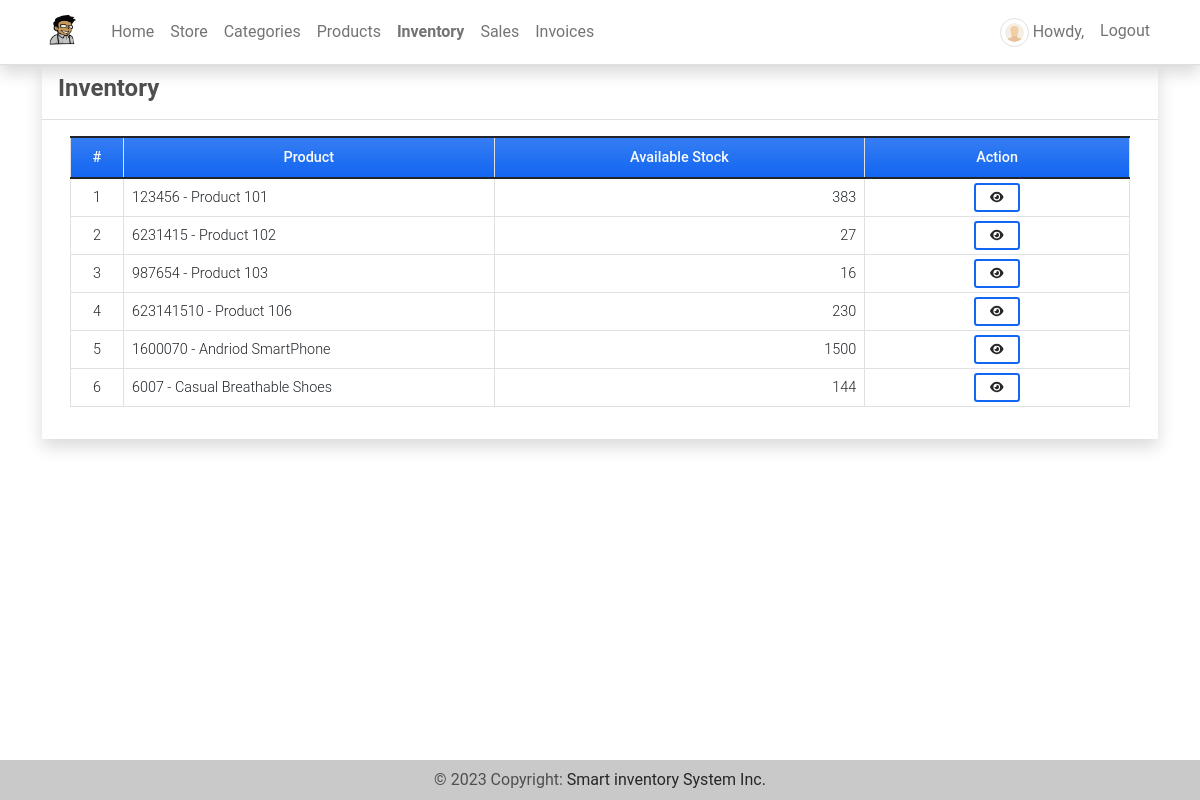
Screenshot of /inventory (signed in) with the database file from the repository.
### imsApp/models.py (models this page shows, shortened)
class Product(models.Model):
    code=models.CharField(max_length=100,blank=True, null=True)
    name=models.CharField(max_length=250,blank=True, null=True)
    description = models.TextField()
    price = models.FloatField(default=0)
    status = models.CharField(max_length=2, choices=(('1','Active'),('2','Inactive')), default=1)
    image = models.ImageField(upload_to='uploads/products/',default='default_product_image.png',blank=True, null=True)
    date_created = models.DateTimeField(default=timezone.now)
    date_updated = models.DateTimeField(auto_now=True)
    def __str__(self):
        return self.code + ' - ' + self.name
    def count_inventory(self):
        stocks = Stock.objects.filter(product = self)
        stockIn = 0
        stockOut = 0
        for stock in stocks:
            if stock.type == '1':
                stockIn = int(stockIn) + int(stock.quantity)
            else:
                stockOut = int(stockOut) + int(stock.quantity)
        available  = stockIn - stockOut
        return available

class Stock(models.Model):
    product = models.ForeignKey(Product, on_delete=models.CASCADE)
    quantity = models.FloatField(default=0)
    store = models.ForeignKey(Store,on_delete=models.CASCADE,default=1)
    type = models.CharField(max_length=2,choices=(('1','Stock-in'),('2','Stock-Out')), default = 1)
    date_created = models.DateTimeField(default=timezone.now)
    date_updated = models.DateTimeField(auto_now=True)

### imsApp/views.py (the view, shortened to what this page needs)
# urls.py: path('inventory',views.inventory,name='inventory-page'),
@login_required
def inventory(request,pk=None):
    context['page_title'] = 'Inventory'
    if request.user.is_superuser:
        products = Product.objects.all()
        context['products'] = products
    return render(request, 'inventory.html', context)

### imsApp/templates/inventory.html (shortened to what this page needs)
{% extends 'base.html' %} {% load humanize %} {% block pageContent %}
<div class="col-lg-12 col-md-12 col-sm-12 col-xs-12">
    <div class="card card-default rounded-0 shadow ">
        <div class="card-header">
            <div class="d-flex w-100 align-items-center justify-content-between">
                <h4 class="card-title fw-bold">Inventory</h4>
            </div>
        </div>
        <div class="card-body">
            <div class="container-fluid">
                <table class="table table-bordered" id="product-list">
                    <colgroup>
                        <col width="5%">
                        <col width="35%">
                        <col width="35%">
                        <col width="25%">
                    </colgroup>
                    <thead>
                        <tr class="bg-gradient bg-primary bg-opacity-50 text-light">
                            <th class="px-2 py-2 text-center">#</th>
                            <th class="px-2 py-2 text-center">Product</th>
                            <th class="px-2 py-2 text-center">Available Stock</th>
                            <th class="px-2 py-2 text-center">Action</th>
                        </tr>
                    </thead>
                    <tbody>
                        {% for product in products %}
                        <tr>
                            <td class="px-2 py-1 align-middle text-center">{{ forloop.counter }}</td>
                            <td class="px-2 py-1 align-middle">{{ product }}</td>
                            {% if isuser %}
                                <td class="px-2 py-1 align-middle text-end">{{ product.product.count_inventory }}</td>
                                <td class="px-2 py-1 align-middle text-center">
                                    <a class="btn btn-outline-primary btn-sm" href="{% url 'inventory-history-page' product.product.pk %}" data-id="{{ product.product.pk }}" title="View History">
                                        <i class="fa fa-eye text-dark"></i>
                                    </a>
                                </td>
                            {% else %}
                                <td class="px-2 py-1 align-middle text-end">{{ product.count_inventory }}</td>
                                <td class="px-2 py-1 align-middle text-center">
                                    <a class="btn btn-outline-primary btn-sm" href="{% url 'inventory-history-page' product.pk %}" data-id="{{ product.pk }}" title="View History">
                                        <i class="fa fa-eye text-dark"></i>
                                    </a>
                                </td>
                            {% endif %}
                        </tr>
                        {% endfor %}
                    </tbody>
                </table>
            </div>
        </div>
    </div>
</div>
{% endblock pageContent %}

### static/assets/default/css/style.css (style rules this page uses)
html, body { height: 100%; width: 100%; max-height: 100%; overflow: auto; display: flex; flex-direction: column; }

### rows the page displays
Product: code+name "123456 - Product 101", count_inventory "383"
Product: code+name "6231415 - Product 102", count_inventory "27"
Product: code+name "987654 - Product 103", count_inventory "16"
Product: code+name "623141510 - Product 106", count_inventory "230"
Product: code+name "1600070 - Andriod SmartPhone", count_inventory "1500"
Product: code+name "6007 - Casual Breathable Shoes", count_inventory "144"
